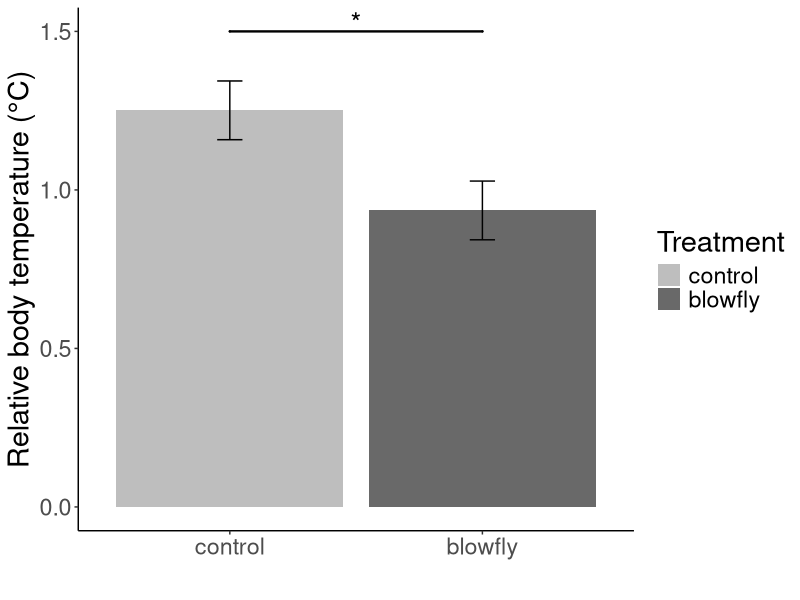

Recreate this plot in R.
# --------------------------------------------------------------------
# 1. Load Required Libraries
# --------------------------------------------------------------------
library(ggplot2)    # For data visualization
library(ggsignif)   # For adding significance bars to ggplot
# --------------------------------------------------------------------
# 2. Data Loading and Preparation
# --------------------------------------------------------------------

# Read the full dataset (individual-level data)
data_i <- read.csv("data/individual.csv")

# --------------------------------------------------------------------
# 3. Model Fitting (M3)
# Response: mean_temp (Relative body temperature)
# Predictors: treat (Treatment)
# --------------------------------------------------------------------

# Fit the linear model
m <- lm(mean_temp ~ treat, data = data_i)

# Display model summary (Coefficients and p-values)
summary(m)

# --------------------------------------------------------------------
# 4. Visualization (Figure 2C)
# Plots the predicted mean +/- SE based on the model 'm'.
# --------------------------------------------------------------------

# Create a data frame for prediction
xv <- data.frame(treat = c("control", "maggot"))

# Get predicted values (fit) and standard errors (se.fit) from the model
yv <- data.frame(predict(m, xv, type = "response", se.fit = TRUE), xv)

# Calculate upper and lower bounds for the standard error (SE) error bars
yv$upper <- yv$fit + yv$se.fit
yv$lower <- yv$fit - yv$se.fit

figure_2C <- ggplot(data = yv, aes(x = treat, y = fit, fill = treat)) +
  # Bar plots for predicted means
  geom_col(position = "dodge") +
  
  # Manual color scaling and labels
  scale_fill_manual(
    name = "Treatment", 
    values = c("control" = "grey", "maggot" = "dimgray"),
    labels = c("maggot" = "blowfly")
  ) +
  
  # Custom x-axis labels (for the axes labels)
  scale_x_discrete(labels = c("maggot" = "blowfly")) +
  
  # Classic theme and text size adjustment
  theme_classic() +
  theme(text = element_text(size = 21)) +
  
  # Error bars (based on SE)
  geom_errorbar(aes(ymin = lower, ymax = upper), 
                width = .1, 
                position = position_dodge(.9)) +
  
  # Axis labels
  labs(x = "", y = "Relative body temperature (°C)") +
  
  # Add significance bar (Hard-coded for final figure aesthetics)
  geom_signif(
    y_position = c(1.5), 
    xmin = c(1), 
    xmax = c(2), 
    annotation = c("*"), 
    tip_length = 0, 
    size = 0.8, 
    textsize = 7, 
    vjust = 0.3
  )

# Display the figure
print(figure_2C)

